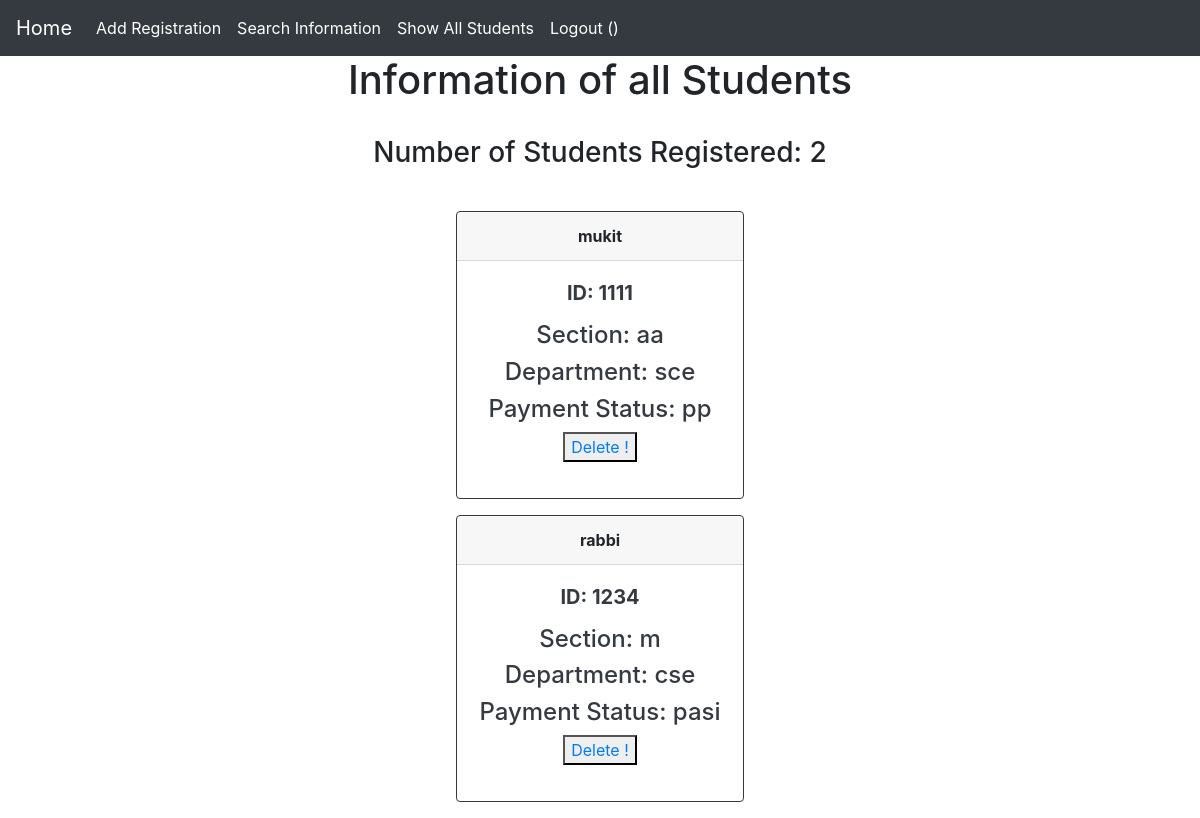
The app's page /show_all_student/, older data.
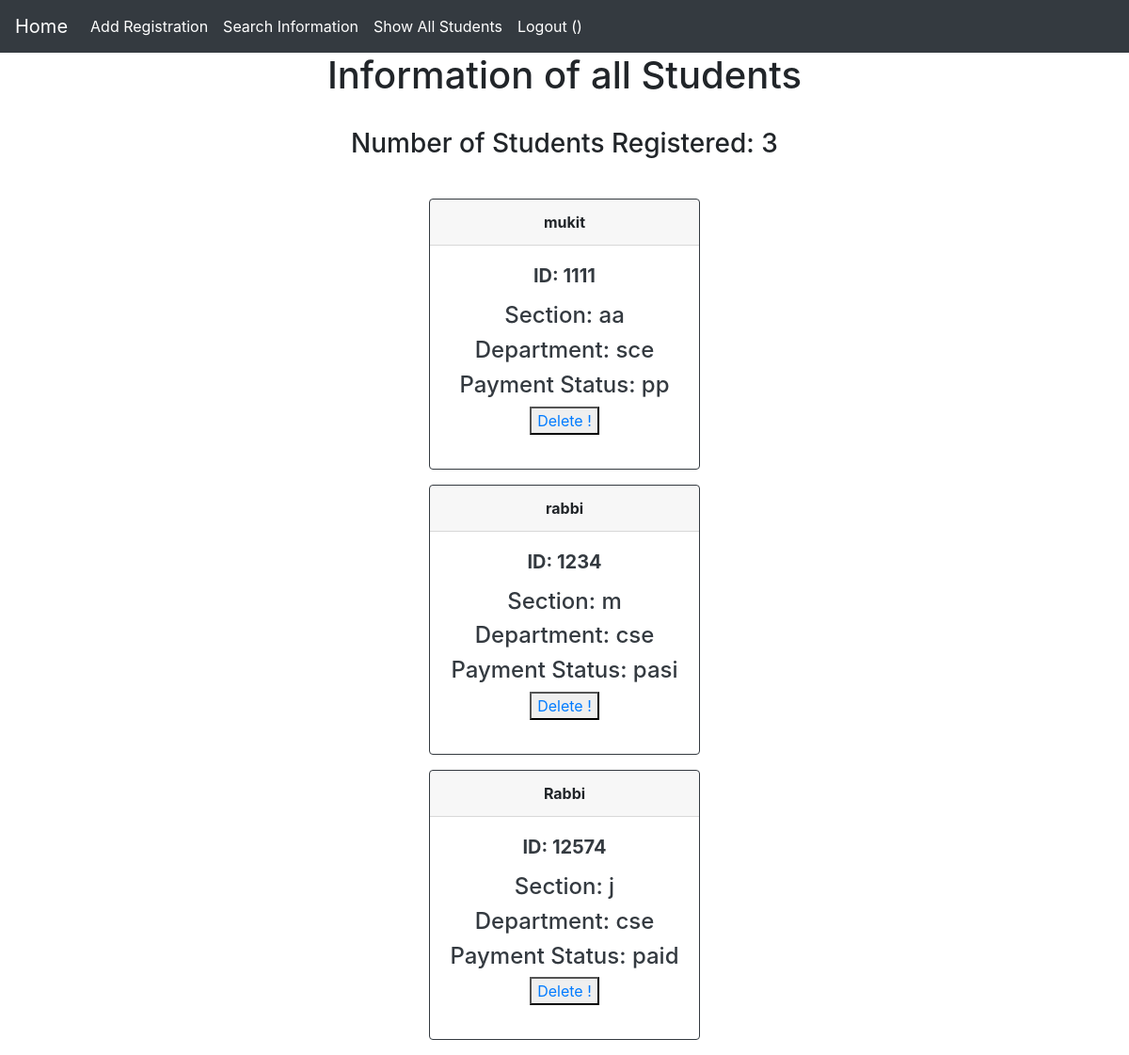
The same page, newer data.
### main_app/models.py (models this page shows, shortened)
class StudentInfo(models.Model):
    name = models.CharField(max_length=30)
    id = models.IntegerField(primary_key=True)
    department = models.CharField(max_length=10)
    section = models.CharField(max_length=10)
    payment = models.CharField(max_length=20)

### main_app/views.py (the view)
# urls.py: path('show_all_student/',views.show_all_student,name="show_all_student"),
def show_all_student(request):
    students = StudentInfo.objects.all()
    c = StudentInfo.objects.count()
    return render(request,"show_all_student.html",{"student":students,"c":c})

### templates/show_all_student.html (shortened to what this page needs)
{% extends "layout.html" %}
{% block body %}
<center>
    <h1 style="text-align: center;"> Information of all Students<br></h1>
    <br>
    <h3>Number of Students Registered: {{c}}<br><br></h2>
    {% for student in student %}
    <div class="card border-dark mb-3" style="max-width: 18rem;">
    <div class="card-header"><strong>{{ student.name }}</strong></div>
    <div class="card-body text-dark">
    <h5 class="card-title"><strong>ID: {{ student.id }}</h5></strong>
    <p class="card-text"><h4>Section: {{ student.section }}</h4>
    <h4>Department: {{ student.department }}</h4>
    <h4>Payment Status: {{ student.payment }}</h4>
    <button type="button">
      <a href="{% url 'delete' student.id %}">Delete !</a>
  </button>
    </p>
  </div>
</div>
    {% endfor %}
</center>
{% endblock %}

Row changes from the older to the newer data that the page shows:
added StudentInfo: name "Rabbi", id "12574", section "j", department "cse", payment "paid"
Text that changed along with them:
{{ c }}: "2" → "3"
